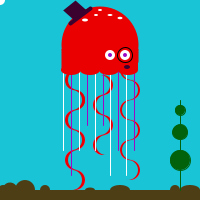
Frame 1 (no input)
Frame 60 (the mouse pressed at the canvas centre just before this capture): identical to frame 1, image omitted
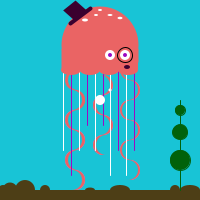
Frame 120 (the mouse held since frame 60 and released just before this capture)

The Processing sketch that drew these frames (run headless with seeded random() and noise(); from frame 60 on, the mouse is pressed at the canvas centre):

// Processing sketch: processing_17606
// ── processing_17606.pde

void setup() {

size(200,200);
//background(24,196,214);
ellipseMode(CENTER);
noStroke();
smooth();
background(0, 0, mouseX);

rectMode(CENTER);
noStroke();
}

void draw() {

frameRate(10);
  fill(255);
  ellipse(mouseX,mouseY,10,10);
  ellipse(pmouseX,pmouseY,6,6);
  
  frameRate(5);
  background(24,196,214);
    //fill(250,103,231);
    
//ground

    fill(77,62,22);
    rect(100,195,200,10);
    ellipse(25,190,20,20);
ellipse(10,190,15,15);
 ellipse(45,190,10,10);
ellipse(3,190,10,10); 

ellipse(190,190,20,10);
ellipse(175,190,10,10);

ellipse(120,190,20,10);

ellipse(90,190,10,5);

//plant


//fill(1,98,11);
//ellipse(175,150,15,30);
//fill(24,196,214);
//ellipse(178,150,15,30);


//fill(1,98,11);
//ellipse(180,160,15,30);
//fill(24,196,214);
//ellipse(183,160,15,30);

//fill(1,98,11);
//ellipse(185,170,15,30);
//fill(24,196,214);
//ellipse(188,170,15,30);

//fill(77,62,22);
//ellipse(188,190,20,20); 

fill(1,98,11);
stroke(2);
stroke(1,98,11);
ellipse(180,160,20,20);
ellipse(180,132,15,15);
ellipse(180,110,10,10);
line(180,100,180,190);


noStroke();

//twirlies

//first twirly
fill(234,mouseX,mouseY);
ellipse(75,80,20,20);
fill(24,196,214);
ellipse(78,80,20,20);

fill(234,mouseX,mouseY);
ellipse(75,100,20,20);
fill(24,196,214);
ellipse(72,100,20,20);

fill(250,103,231);
ellipse(75,120,20,20);
fill(24,196,214);
ellipse(78,120,20,20);

fill(250,103,231);
ellipse(75,140,20,20);
fill(24,196,214);
ellipse(72,140,20,20);

fill(250,103,231);
ellipse(75,160,20,20);
fill(24,196,214);
ellipse(78,160,20,20);

fill(250,103,231);
ellipse(75,180,20,20);
fill(24,196,214);
ellipse(72,180,20,20);

//second twirly

fill(250,103,231);
ellipse(103,85,20,20);
fill(24,196,214);
ellipse(100,85,20,20);

fill(250,103,231);
ellipse(103,105,20,20);
fill(24,196,214);
ellipse(106,105,20,20);

fill(250,103,231);
ellipse(103,125,20,20);
fill(24,196,214);
ellipse(100,125,20,20);

fill(250,103,231);
ellipse(103,145,20,20);
fill(24,196,214);
ellipse(106,145,20,20);

//third twirly

fill(250,103,231);
ellipse(130,70,20,20);
fill(24,196,214);
ellipse(132,70,20,20);

fill(250,103,231);
ellipse(130,90,20,20);
fill(24,196,214);
ellipse(128,90,20,20);

fill(250,103,231);
ellipse(130,110,20,20);
fill(24,196,214);
ellipse(132,110,20,20);

fill(250,103,231);
ellipse(130,130,20,20);
fill(24,196,214);
ellipse(128,130,20,20);

fill(250,103,231);
ellipse(130,150,20,20);
fill(24,196,214);
ellipse(132,150,20,20);

fill(250,103,231);
ellipse(130,170,20,20);
fill(24,196,214);
ellipse(128,170,20,20);

//body
noStroke();
fill(234,mouseX,mouseY);
ellipse(100,45,77,77);
rect(100,60,77,22);
fill(24,196,214);
rect(100,77,70,14);


//twirlies

//first twirly
fill(234,mouseX,mouseY);
ellipse(75,80,20,20);
fill(24,196,214);
ellipse(78,80,20,20);

fill(234,mouseX,mouseY);
ellipse(75,100,20,20);
fill(24,196,214);
ellipse(72,100,20,20);

fill(234,mouseX,mouseY);
ellipse(75,120,20,20);
fill(24,196,214);
ellipse(78,120,20,20);

fill(234,mouseX,mouseY);
ellipse(75,140,20,20);
fill(24,196,214);
ellipse(72,140,20,20);

fill(234,mouseX,mouseY);
ellipse(75,160,20,20);
fill(24,196,214);
ellipse(78,160,20,20);

fill(234,mouseX,mouseY);
ellipse(75,180,20,20);
fill(24,196,214);
ellipse(72,180,20,20);

//second twirly

fill(234,mouseX,mouseY);
ellipse(103,85,20,20);
fill(24,196,214);
ellipse(100,85,20,20);

fill(234,mouseX,mouseY);
ellipse(103,105,20,20);
fill(24,196,214);
ellipse(106,105,20,20);

fill(234,mouseX,mouseY);
ellipse(103,125,20,20);
fill(24,196,214);
ellipse(100,125,20,20);

fill(234,mouseX,mouseY);
ellipse(103,145,20,20);
fill(24,196,214);
ellipse(106,145,20,20);

//third twirly

fill(234,mouseX,mouseY);
ellipse(130,70,20,20);
fill(24,196,214);
ellipse(132,70,20,20);
fill(234,mouseX,mouseY);
rect(128,65,20,10);

fill(234,mouseX,mouseY);
ellipse(130,90,20,20);
fill(24,196,214);
ellipse(128,90,20,20);

fill(234,mouseX,mouseY);
ellipse(130,110,20,20);
fill(24,196,214);
ellipse(132,110,20,20);

fill(234,mouseX,mouseY);
ellipse(130,130,20,20);
fill(24,196,214);
ellipse(128,130,20,20);

fill(234,mouseX,mouseY);
ellipse(130,150,20,20);
fill(24,196,214);
ellipse(132,150,20,20);

fill(234,mouseX,mouseY);
ellipse(130,170,20,20);
fill(24,196,214);
ellipse(128,170,20,20);


//legs
stroke(155,10,196);
line(71,70,71,175);
line(87,70,87,125);
line(103,70,103,125);
line(118,70,118,150);
line(134,70,134,150);

stroke(255);
line(63,70,63,150);
line(79,70,79,150);
line(95,70,95,150);
line(110,70,110,175);
line(126,70,126,175);


//nubs
noStroke();
fill(234,mouseX,mouseY);
ellipse(71,70,20,10);
ellipse(90,70,20,10);
ellipse(109,70,20,10);
ellipse(128,70,20,10);

//eyes
fill(255);
ellipse(110,55,10,10);
ellipse(125,55,10,10);
fill(155,10,196);
ellipse(110,55,4,4);
ellipse(125,55,4,4);

//mouth
fill(59,1,47);
ellipse(127,67,6,4);

//monacle

stroke(0);
noFill();
ellipse(125,55,15,15);

//hat

stroke(59,1,47);
strokeWeight(3);
fill(59,1,47);
quad(65,10,74,18,84,10,75,2);
strokeWeight(4);
line(70,23,90,8);

//spots

noStroke();
fill(255);

ellipse(100,10,4,2);
ellipse(110,15,5,2);
ellipse(85,20,6,3);
ellipse(96,15,4,2);
ellipse(120,18,5,2.5);

strokeWeight(1);

//bubbles


noStroke();
fill(255);
  
  ellipse(mouseX,mouseY,10,10);
  ellipse(pmouseX,pmouseY,6,6);
  ellipse(pmouseX+10,pmouseY-10,3,3);
}

void keyPressed() {
  
  fill(0,18,82);
  ellipse(30,30,30,30);
}

                
                                
